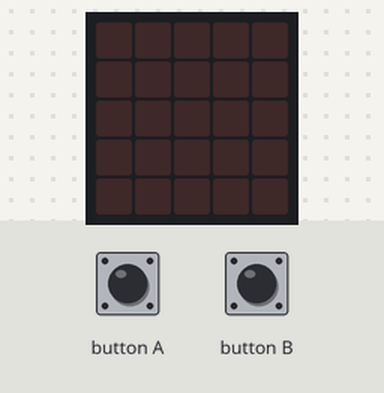
A program run on a simulated BBC micro:bit (MakeCode). Parts: the board's 5×5 LED display. Inputs (shaded band) come from the test bench.

Above: at 1.2 s.
1.3 s: button A pressed for 0.15 s
3.3 s: button B pressed for 1 s
6.3 s: button B pressed for 3.2 s
11.0 s: button A pressed for 3.2 s
Timing chart, 0 to 14.0 s (numbered marks = the images above; inputs shaded):
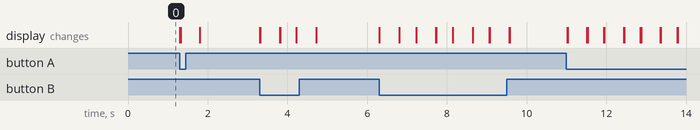

The program:

main.ts
```typescript
basic.forever(function () {
    if (input.buttonIsPressed(Button.B)) {
        basic.showLeds(`
            # # # # #
            . . . . .
            # # # # #
            . . . . .
            # # # # #
            `)
        basic.pause(100)
        basic.showLeds(`
            . . . . .
            # # # # #
            . . . . .
            # # # # #
            . . . . .
            `)
    } else {
        basic.clearScreen()
    }
})
basic.forever(function () {
    if (input.buttonIsPressed(Button.A)) {
        basic.showLeds(`
            # . # . #
            # . # . #
            # . # . #
            # . # . #
            # . # . #
            `)
        basic.pause(100)
        basic.showLeds(`
            . # . # .
            . # . # .
            . # . # .
            . # . # .
            . # . # .
            `)
    } else {
        basic.clearScreen()
    }
})
```

test.ts
```typescript
// tests gaan hier; deze zal niet worden gecompileerd wanneer dit pakket wordt gebruikt als extensie.
```
